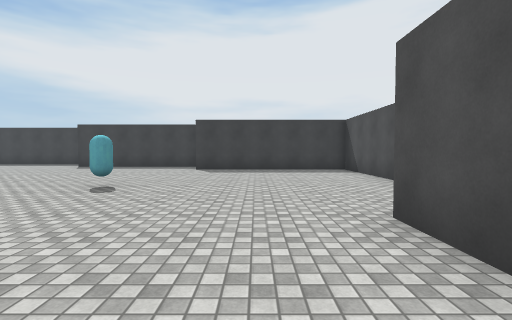
View 1 (above)

20 first-person views from a walk through a 3-D level made in the Unity game engine. The camera is 1.4 m above the floor, tilts 2° down and sees 85° across. The floor is counted in squares, 2 m on a side. Each view is taken from the middle of a square. On the plan, view 1 faces up. The plan holds only what a view shows up to about 9 squares ahead; the rest is blank. The place goes on beyond the plan. The player is left out. Surface patterns are stand-ins for the level's own textures.

View 2
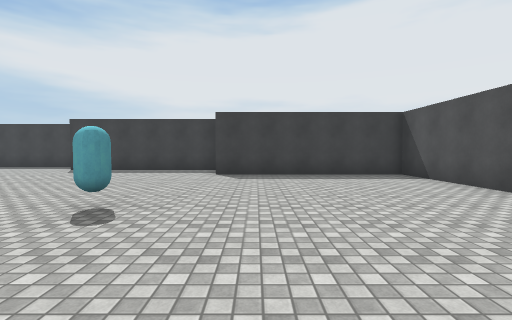

View 3
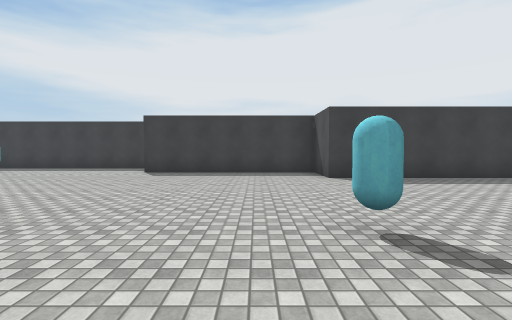

View 4
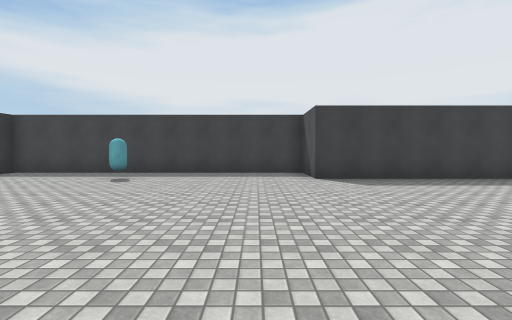

View 5
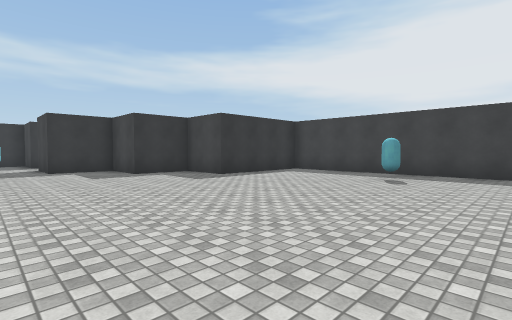

View 6
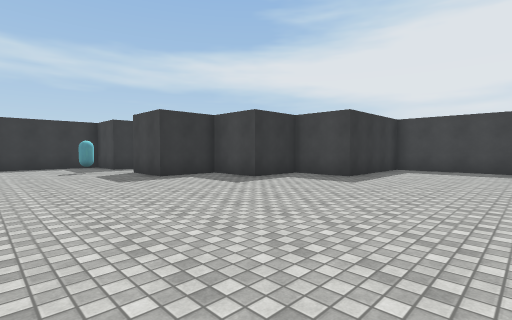

View 7
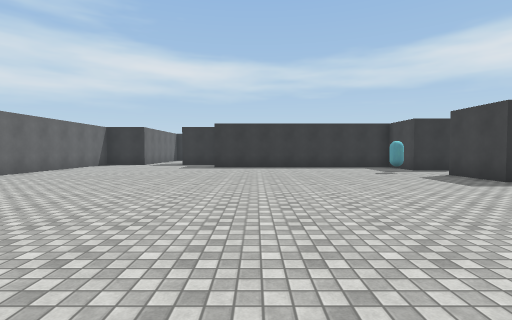

View 8
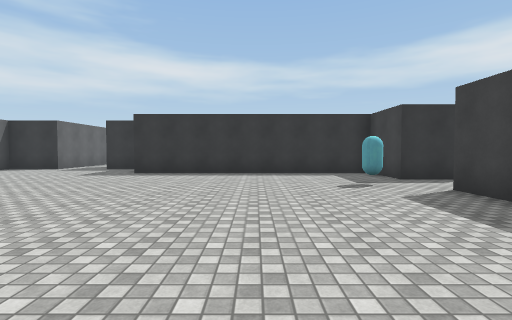

View 9
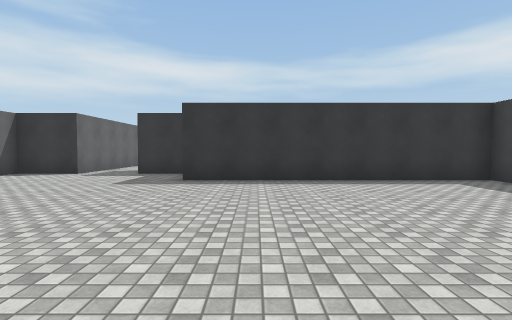

View 10
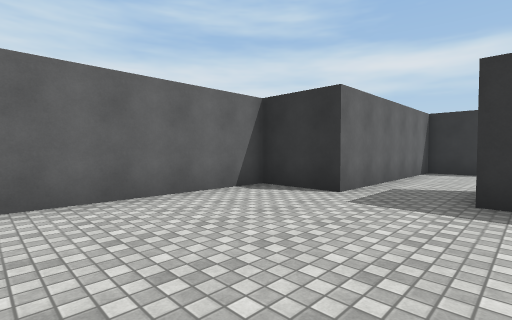

View 11
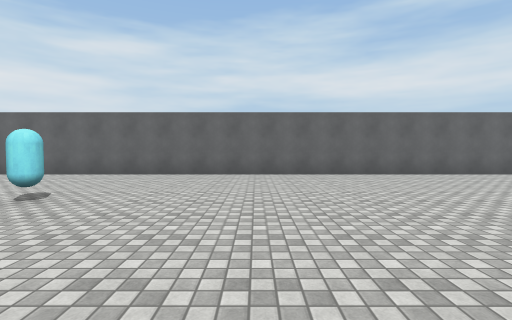

View 12
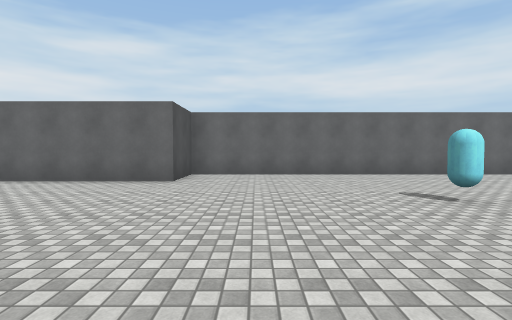

View 13
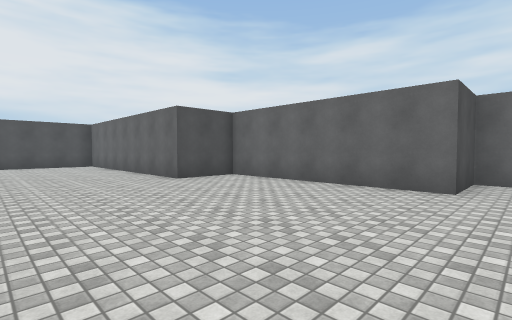

View 14
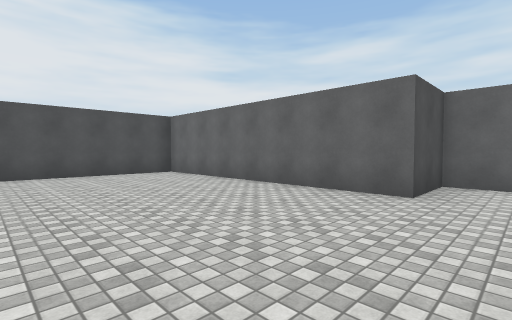

View 15
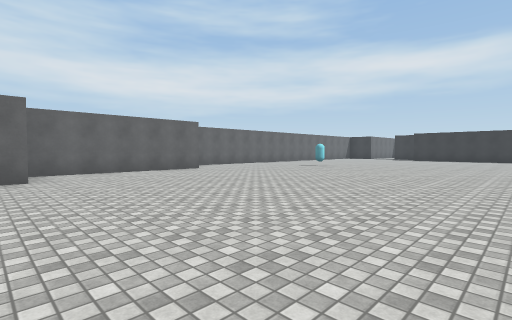

View 16
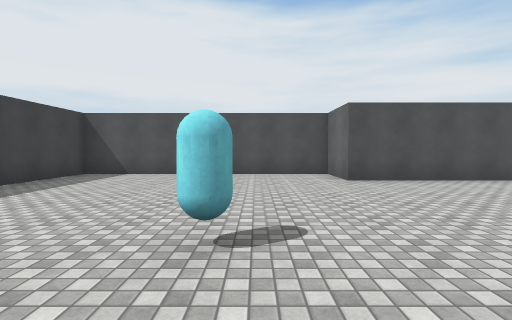

View 17
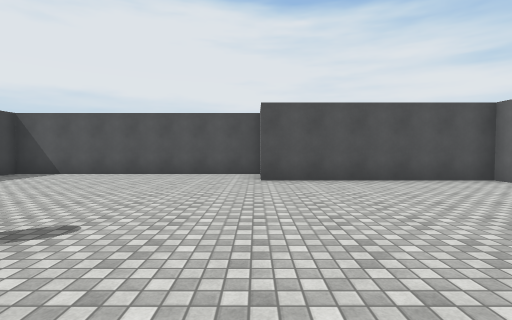

View 18
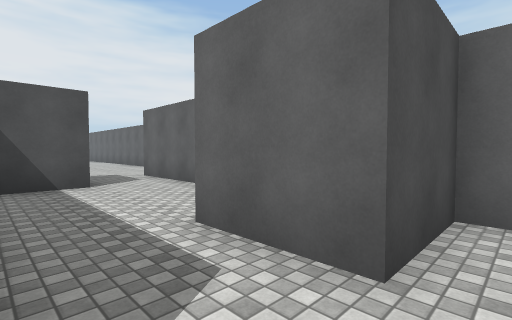

View 19
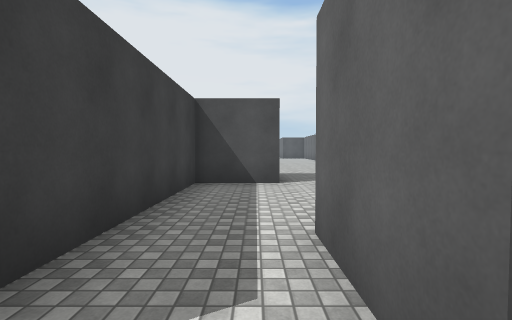

View 20
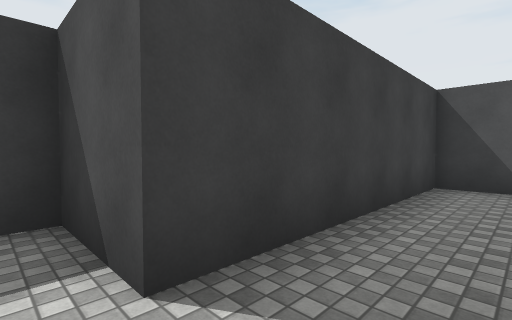

### Floor plan
Points are (right, up) in squares from view 1. A wall is a line through its corners. A room is listed if a view was taken in it or the views show most of it. See-through windows are left out.
Room 1 (views 1, 2, 3, 4, 5, 6, 7, 8, 9, 10, 11, 12, 13, 14, 15, 16, 17)
walls: (-23.7, 7.8) (-23.7, 6.5) (-25.5, 6.5) (-25.5, -0.8); (-27.3, -1.1) (-27.3, -2.5); (-27.3, -4.3) (-27.3, -6.1) (-11.1, -6.1) (-11.1, -4.3) (-5.8, -4.3) (-5.8, -2.5) (1.4, -2.5) (1.4, 2.9) (3.2, 2.9) (3.2, 10.1) (-2.2, 10.1) (-2.2, 11.9) (-7.5, 11.9) (-7.5, 13.7) (-16.5, 13.7) (-16.5, 10.1) (-18.3, 10.1) (-18.3, 8.3) (-20.1, 8.3) (-20.1, 6.5) (-22, 6.5)
ways out: opening at (-28.5, -3.5) to room 3; opening at (-23, 7.5)
objects: cyan capsule (-23, 5); cyan capsule (-16, -2); cyan capsule (-12, 12); cyan capsule (-3, 5)
Room 2 (views 18, 19, 20)
walls: (-32.5, -0.7) (-34.5, -0.7) (-34.5, 1.1) (-35, 1.1); (-34.9, -4.3) (-34.5, -4.3) (-34.5, -2.5) (-32.6, -2.5)
ways out: opening at (-33.5, -1.5) to room 3
Room 3 (no view inside)
walls: (-29.1, -2.6) (-29.1, -0.7) (-32.5, -0.7); (-32.7, -3) (-32.7, -4.3) (-27.3, -4.3)
ways out: opening at (-28.5, -3.5) to room 1; opening at (-33.5, -1.5) to room 2

Where each view was taken, in squares from view 1:
view 1: 0 up, 0 right, facing up
view 2: 2 up, 1 left, facing up
view 3: 3 up, 4 left, facing up
view 4: 5 up, 9 left, facing up
view 5: 5 up, 10 left, facing up-left
view 6: 3 up, 13 left, facing up-left
view 7: 1 up, 14 left, facing left
view 8: 3 up, 17 left, facing left
view 9: 1 up, 19 left, facing left
view 10: 2 down, 23 left, facing down-left
view 11: 2 up, 19 left, facing down
view 12: 2 up, 13 left, facing down
view 13: 1 up, 12 left, facing down-right
view 14: 2 up, 7 left, facing down-right
view 15: 5 up, 5 left, facing down-left
view 16: 5 up, 5 left, facing right
view 17: 3 up, 5 left, facing right
view 18: 1 down, 35 left, facing down-right
view 19: 2 down, 35 left, facing right
view 20: 2 down, 35 left, facing up-right
